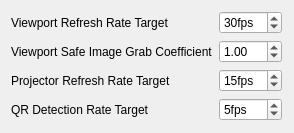
         <widget class="QWidget" name="tab_advanced">
          <attribute name="title">
           <string>Advanced</string>
          </attribute>
          <layout class="QGridLayout" name="gridLayout_3">
           <item row="6" column="0">
            <spacer name="vspacer_advanced">
             <property name="orientation">
              <enum>Qt::Vertical</enum>
             </property>
             <property name="sizeType">
              <enum>QSizePolicy::MinimumExpanding</enum>
             </property>
             <property name="sizeHint" stdset="0">
              <size>
               <width>5</width>
               <height>1</height>
              </size>
             </property>
            </spacer>
           </item>
           <item row="0" column="1">
            <widget class="QSpinBox" name="spin_viewport_refresh_rate">
             <property name="focusPolicy">
              <enum>Qt::StrongFocus</enum>
             </property>
             <property name="suffix">
              <string>fps</string>
             </property>
             <property name="minimum">
              <number>1</number>
             </property>
             <property name="maximum">
              <number>120</number>
             </property>
             <property name="value">
              <number>30</number>
             </property>
            </widget>
           </item>
           <item row="1" column="0">
            <widget class="QLabel" name="label_safe_image_grab_coefficient">
             <property name="text">
              <string>Viewport Safe Image Grab Coefficient</string>
             </property>
            </widget>
           </item>
           <item row="1" column="1">
            <widget class="QDoubleSpinBox" name="double_safe_image_grab_coefficient">
             <property name="focusPolicy">
              <enum>Qt::StrongFocus</enum>
             </property>
             <property name="singleStep">
              <double>0.250000000000000</double>
             </property>
             <property name="value">
              <double>1.000000000000000</double>
             </property>
            </widget>
           </item>
           <item row="0" column="2">
            <spacer name="hspacer_advanced">
             <property name="orientation">
              <enum>Qt::Horizontal</enum>
             </property>
             <property name="sizeHint" stdset="0">
              <size>
               <width>1</width>
               <height>5</height>
              </size>
             </property>
            </spacer>
           </item>
           <item row="4" column="0">
            <widget class="QLabel" name="label_qr_detection_rate">
             <property name="text">
              <string>QR Detection Rate Target</string>
             </property>
            </widget>
           </item>
           <item row="0" column="0">
            <widget class="QLabel" name="label_viewport_refresh_rate">
             <property name="text">
              <string>Viewport Refresh Rate Target</string>
             </property>
            </widget>
           </item>
           <item row="4" column="1">
            <widget class="QSpinBox" name="spin_qr_detection_rate">
             <property name="focusPolicy">
              <enum>Qt::StrongFocus</enum>
             </property>
             <property name="suffix">
              <string>fps</string>
             </property>
             <property name="minimum">
              <number>1</number>
             </property>
             <property name="maximum">
              <number>120</number>
             </property>
             <property name="value">
              <number>5</number>
             </property>
            </widget>
           </item>
           <item row="2" column="1">
            <widget class="QSpinBox" name="spin_projector_refresh_rate">
             <property name="focusPolicy">
              <enum>Qt::StrongFocus</enum>
             </property>
             <property name="suffix">
              <string>fps</string>
             </property>
             <property name="minimum">
              <number>1</number>
             </property>
             <property name="maximum">
              <number>120</number>
             </property>
             <property name="value">
              <number>15</number>
             </property>
            </widget>
           </item>
           <item row="2" column="0">
            <widget class="QLabel" name="label_projector_refresh_rate">
             <property name="text">
              <string>Projector Refresh Rate Target</string>
             </property>
            </widget>
           </item>
          </layout>
         </widget>
